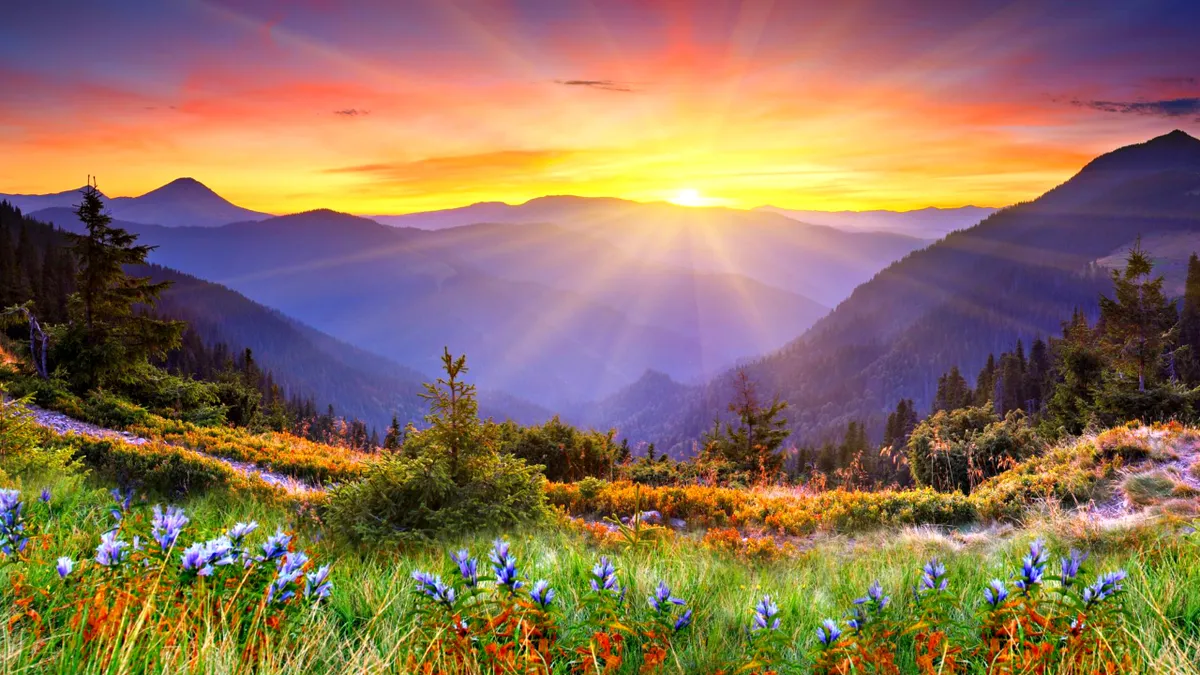
#> input picture data/sunrise.jpg, 1200 x 675 px
$ jupyter execute Dominant_Colors_in_image.ipynb
#> lines starting #> are read from the running program, lines starting #| are printed output that depends on the picture; after the words box and inside, x2 and y2 are one past the last pixel; in counts of white or black regions, pixels touching at a corner belong together; long printed decimals are rounded
# Extracting Dominant Colors in an image

[cell 1]
import cv2
import numpy as np
import matplotlib.pyplot as plt

[cell 2]
img = cv2.imread('data/sunrise.jpg')
#> img is the input picture: shape (675, 1200, 3); mean B, G, R 90.6, 113.8, 141.7
cv2.imshow('Image', img)

cv2.waitKey(0)

[cell 3]
height, width, _ = np.shape(img)
#> height = 675; width = 1200
print(height, width)
#| 675 1200

[cell 4]
#clustering

data = np.reshape(img, (height * width, 3))
data = np.float32(data)

[cell 5]
#using opencv kmeans to group and cluster the colors

number_clusters = 4 #four dominant colors

#Algorithm termination criteria
#maximum number of iteration

criteria = (cv2.TermCriteria_EPS + cv2.TermCriteria_MAX_ITER, 10, 1.0)

[cell 6]
flags = cv2.KMEANS_RANDOM_CENTERS
compactness, labels, centers = cv2.kmeans(data, number_clusters, None, criteria, 10, flags)
#> compactness = 2.47e+09; centers = [[29.93, 49.43, 56.73], [139.6, 94.65, 122.5], [37.81, 125.6, 138], [118.9, 178.7, 233.3]]

#get the dominant color location
print(centers)
#| [[ 29.932  49.434  56.734]
#|  [139.551   94.652 122.544]
#|  [ 37.809 125.5802   137.988 ]
#|  [118.894  178.727  233.258 ]]

[cell 7]
#function to display the dominant colors
def create_bar(height, width, color):
    bar = np.zeros((height, width, 3), np.uint8)
    bar[:] = color
    #converting bgr to rgb
    red, green, blue = int(color[2]),  int(color[1]), int(color[0])
    return bar, (red, green, blue)

[cell 8]
bars = []
rgb_values = []

for index, row in enumerate(centers):
    bar, rgb = create_bar(200,200, row)
    bars.append((bar))
    rgb_values.append(rgb)
#> this loop made 4 passes
#> (row, red in create_bar, green in create_bar, blue in create_bar) on passes 1 to 4: ([29.93, 49.43, 56.73], 56, 49, 29), ([139.6, 94.65, 122.5], 122, 94, 139), ([37.81, 125.6, 138], 137, 125, 37), ([118.9, 178.7, 233.3], 233, 178, 118)
#> pass 1, `bar, rgb = create_bar(200,200, row)`:
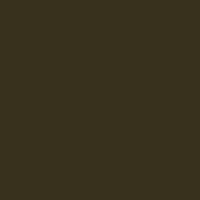
#> bar: shape (200, 200, 3); mean of channels 0, 1, 2 29, 49, 56; drawn as B, G, R
#> pass 2, `bar, rgb = create_bar(200,200, row)`:
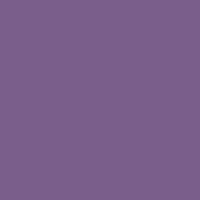
#> bar: shape (200, 200, 3); mean of channels 0, 1, 2 139, 94, 122; drawn as B, G, R
#> pass 3, `bar, rgb = create_bar(200,200, row)`:
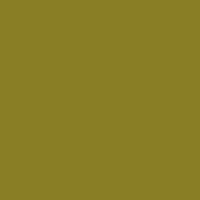
#> bar: shape (200, 200, 3); mean of channels 0, 1, 2 37, 125, 137; drawn as B, G, R
#> after the loop, bars = 4 items; rgb_values = [(56, 49, 29), (122, 94, 139), (137, 125, 37), (233, 178, 118)]

img_bar = np.hstack(bars)
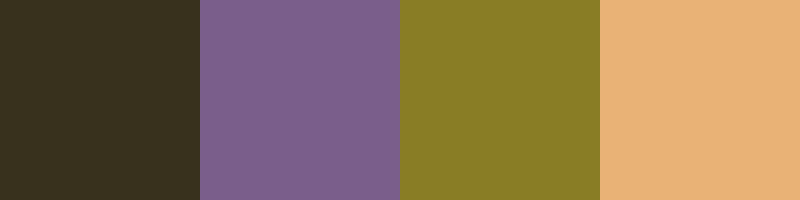
#> img_bar: shape (200, 800, 3); mean of channels 0, 1, 2 80.8, 111.5, 137; drawn as B, G, R

cv2.imshow('Image', img)
cv2.imshow("Dominant Colors", img_bar )
cv2.waitKey(0)

[cell 9]
#Adding the RGB values as text in the image
font = cv2.FONT_HERSHEY_SIMPLEX
for index, row in enumerate(rgb_values):
    image = cv2.putText(img_bar, f'{index +1}.RGB:{row}',(5 + 200 * index, 200 - 10), font, 0.5, (255, 0, 0),1,cv2.LINE_AA )
#> this loop made 4 passes
#> pass 2, `image = cv2.putText(img_bar, f'{index +1}.RGB:{row}',(5 + 200 * index,..`:
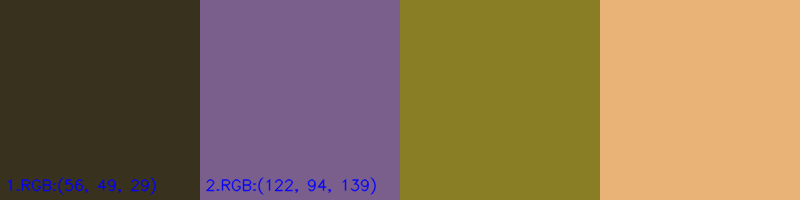
#> image: shape (200, 800, 3); mean of channels 0, 1, 2 81.7, 111.1, 136.5; drawn as B, G, R
#> pass 3, `image = cv2.putText(img_bar, f'{index +1}.RGB:{row}',(5 + 200 * index,..`:
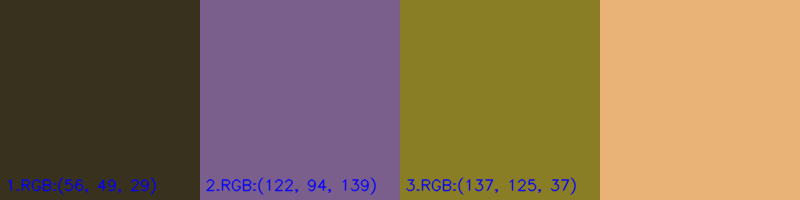
#> image: shape (200, 800, 3); 0.65% of pixels changed, all inside (x1, y1, x2, y2) = (406, 177, 577, 195); drawn as B, G, R
#> after the loop:
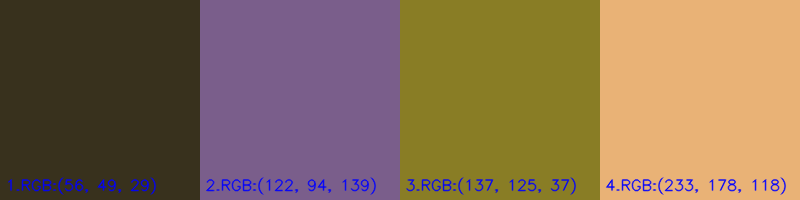
#> img_bar: shape (200, 800, 3); 2.64% of pixels changed, all inside (x1, y1, x2, y2) = (8, 177, 787, 195); drawn as B, G, R
print(f"{index + 1}.RGB{row}")
#| 4.RGB(233, 178, 118)
